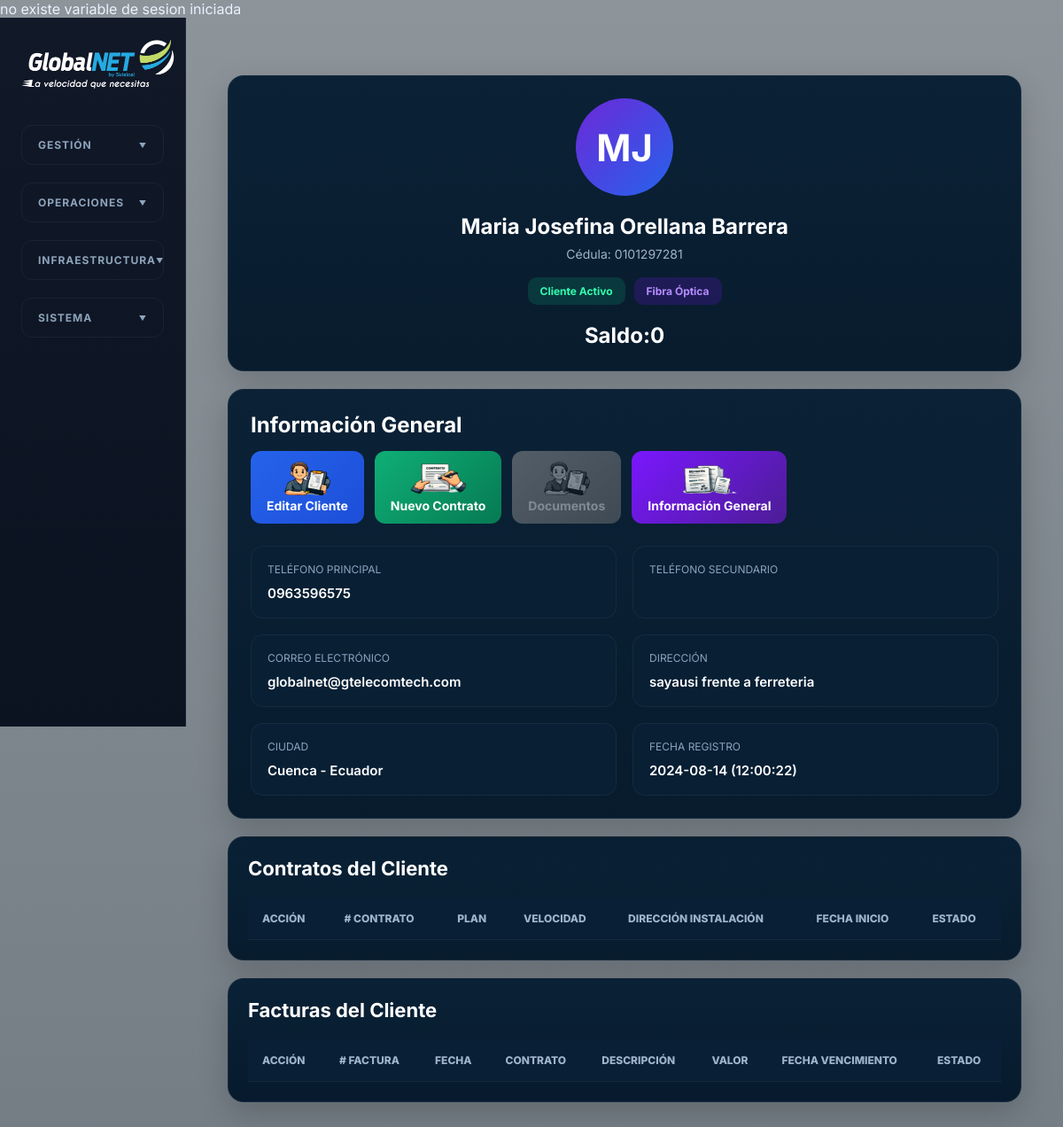
Screenshot of /clientes/historial.php?codigo=0101297281 with the database file from the repository.
### tables this page shows
CREATE TABLE `clientes` (
  `id` varchar(255) NOT NULL DEFAULT 'Sin Asignar',
  `codigo` varchar(255) NOT NULL DEFAULT 'Sin Asignar',
  `nombres` varchar(255) NOT NULL DEFAULT 'Sin Asignar',
  `apellidos` varchar(255) NOT NULL DEFAULT 'Sin Asignar',
  `direccion` varchar(255) NOT NULL DEFAULT 'Sin Asignar',
  `telefono1` varchar(255) NOT NULL DEFAULT 'Sin Asignar',
  `telefono2` varchar(255) NOT NULL DEFAULT 'Sin Asignar',
  `mail` varchar(255) NOT NULL DEFAULT 'Sin Asignar',
  `fecha` varchar(255) NOT NULL DEFAULT 'Sin_Asignar',
  `foto1` varchar(255) NOT NULL DEFAULT '../images/silueta.gif',
  `foto2` varchar(255) NOT NULL DEFAULT '../images/silueta.gif',
  `foto3` varchar(255) NOT NULL DEFAULT '../images/silueta.gif',
  `foto4` varchar(255) NOT NULL DEFAULT '../images/silueta.gif',
  `saldo` int NOT NULL DEFAULT '0',
  `unico` int NOT NULL AUTO_INCREMENT,
  `foto5` varchar(255) NOT NULL DEFAULT '../images/silueta.gif',
  `isp` varchar(255) NOT NULL DEFAULT 'no',
  `proveedorisp` varchar(255) NOT NULL DEFAULT 'Sin_asignar',
  `pct` varchar(255) NOT NULL DEFAULT 'no',
  `procesado` varchar(255) NOT NULL DEFAULT 'no',
  `medio` varchar(255) NOT NULL DEFAULT 'no',
  `fechaprocesado` varchar(255) NOT NULL DEFAULT '0',
  `foto6` varchar(255) NOT NULL DEFAULT '../images/silueta.gif',
  `foto7` varchar(255) NOT NULL DEFAULT '../images/silueta.gif',
  `usuario` varchar(255) NOT NULL DEFAULT '0',
  `contrasena` varchar(255) NOT NULL DEFAULT '0',
  `cedula1` varchar(255) NOT NULL DEFAULT '0',
  `cedula2` varchar(255) NOT NULL DEFAULT '0',
  `planilla` varchar(255) NOT NULL DEFAULT '0',
  `multimedia` varchar(10) NOT NULL DEFAULT 'no',
  `ciudad` varchar(255) NOT NULL DEFAULT '0',
  `representante` varchar(255) NOT NULL DEFAULT 'Sin_Representante',
  `juridica` varchar(255) NOT NULL DEFAULT 'no',
  `fuente` varchar(255) NOT NULL DEFAULT '0',
  `iva` varchar(255) NOT NULL DEFAULT '0',
  PRIMARY KEY (`unico`)
);

### clientes/historial.php (the view, shortened to what this page needs)
<!DOCTYPE html>
<html lang="es">
<head>
<?php
require('../conectar.php');
	?>
  <link rel="stylesheet" href="../css/styles.css" />
</head>
<body>
  <div class="app-shell">
    <aside class="sidebar">
  <a class="brand" href="../resumen/index.php">
    <img src="../img/logo.png" width="186" height="69" alt="Nexus ISP"/>
  </a>
  <nav class="main-nav">
    <details class="menu-section">
      <summary class="menu-label">GESTIÓN</summary>
    </details>
    <details class="menu-section">
      <summary class="menu-label">OPERACIONES</summary>
    </details>
    <details class="menu-section">
      <summary class="menu-label">INFRAESTRUCTURA</summary>
    </details>
    <details class="menu-section">
      <summary class="menu-label">SISTEMA</summary>
    </details>
  </nav>
</aside>
    <main class="content">
		<?php
$codigo = $_GET['codigo'];
$sql = "SELECT * FROM clientes WHERE id='$codigo'";
$query = mysqli_query($conexion,$sql);
if(mysqli_num_rows($query)>0){
    while($row = mysqli_fetch_assoc($query)){
        $id         = $row['id'];
        $nombres    = $row['nombres'];
        $direccion  = $row['direccion'];
        $telefono1  = $row['telefono1'];
        $mail       = $row['mail'];
        $fecha      = $row['fecha'];
    }
}
$sql_suma = "SELECT SUM(total) as total_pendiente
             FROM ventas
             WHERE cliente = '$codigo'
             AND estado = 'pendiente'";
$query_suma = mysqli_query($conexion, $sql_suma);
if ($query_suma) {
    $row_suma = mysqli_fetch_assoc($query_suma);
    $valor_total = $row_suma['total_pendiente'] ?? 0;
} else {
    echo "Error en la consulta: " . mysqli_error($conexion);
}
$palabras = explode(" ", trim($nombres));
$inicial1 = strtoupper(substr($palabras[0],0,1));
$inicial2 = "";
if(isset($palabras[1])){
    $inicial2 = strtoupper(substr($palabras[1],0,1));
}
$iniciales = $inicial1.$inicial2;
?>
<div class="cliente-wrapper">
    <div class="cliente-top">
        <div class="cliente-profile">
            <div class="cliente-avatar">
                <?php echo $iniciales; ?>
            </div>
            <div class="cliente-name">
                <?php echo $nombres ?>
            </div>
            <div class="cliente-id">
                Cédula: <?php echo $id ?>
            </div>
            <div class="cliente-badges">
                <div class="badge badge-activo">
                    Cliente Activo
                </div>
                <div class="badge badge-premium">
                    Fibra Óptica
                </div>
            </div>
		<br>
			 <div class="cliente-name">
                Saldo:<?php echo $valor_total; ?>
            </div>
        </div>
        <div class="cliente-info-panel">
            <div class="cliente-info-header">
                <div>
                    <div class="cliente-info-title">
                        Información General
                    </div>
                </div>
                <div class="cliente-actions">
                    <form
                        action="../clientes/nuevo.php"
                        method="POST"
                        style="display:inline;"
                    >
                        <button
                            type="submit"
                            class="btn-action btn-edit"
                        >
                            <img
                                src="../images/sistema/10.png"
                                width="64"
                                height="38"
                                alt=""
                            >
                            <br>
                            Editar Cliente
                        </button>
                    </form>
                    <form
                        action="../contratos/nuevo.php"
                        method="GET"
                        style="display:inline;"
                    >
                        <button
                            class="btn-action btn-contrato"
                            type="submit"
                        >
                            <img
                                src="../images/sistema/6.png"
                                width="64"
                                height="38"
                                alt=""
                            >
                            <br>
                            Nuevo Contrato
                        </button>
                    </form>
                    <?php
$sqlVerificar = "SELECT COUNT(*) as total FROM ventas WHERE cliente = '" . mysqli_real_escape_string($conexion, $id) . "'";
$queryVerificar = mysqli_query($conexion, $sqlVerificar);
$datos = mysqli_fetch_assoc($queryVerificar);
$hayRegistros = ($datos['total'] > 0);
$estado = $hayRegistros ? '' : 'desactivado';
$link = $hayRegistros ? "documentos.php?codigo=" . htmlspecialchars($id) : '#';
$estilo = $hayRegistros ? 'cursor: pointer;' : 'pointer-events: none; opacity: 0.5; filter: grayscale(100%); cursor: not-allowed;';
?>
<a href="<?php echo $link; ?>"
   class="btn-action btn-proforma <?php echo $estado; ?>"
   style="text-decoration: none; color: inherit; display: inline-block; text-align: center; <?php echo $estilo; ?>">
    <img
        src="../images/sistema/10.png"
        width="64"
        height="38"
        alt="Documentos"
    >
    <br>
    Documentos
</a>
                    <form
                        action="../clientes/informacion.php?codigo=<?php echo $codigo;?>"
                        method="post"
                        name="form2"
                        id="form4"
                    >
                        <button class="btn-action btn-general">
                            <img
                                src="../images/sistema/23.png"
                                width="64"
                                height="38"
                                alt=""
                            >
                            <br>
                            Información General
                        </button>
                    </form>
                </div>
            </div>
            <div class="cliente-grid">
                <div class="info-card">
                    <div class="info-label">
                        Teléfono Principal
                    </div>
                    <div class="info-value">
                        <?php echo $telefono1 ?>
                    </div>
                </div>
                <div class="info-card">
                    <div class="info-label">
                        Teléfono Secundario
                    </div>
                </div>
                <div class="info-card">
                    <div class="info-label">
                        Correo Electrónico
                    </div>
                    <div class="info-value">
                        <?php echo $mail ?>
                    </div>
                </div>
                <div class="info-card">
                    <div class="info-label">
                        Dirección
                    </div>
                    <div class="info-value">
                        <?php echo $direccion ?>
                    </div>
                </div>
                <div class="info-card">
                    <div class="info-label">
                        Ciudad
                    </div>
                    <div class="info-value">
                        Cuenca - Ecuador
                    </div>
                </div>
                <div class="info-card">
                    <div class="info-label">
                        Fecha Registro
                    </div>
                    <div class="info-value">
                        <?php echo $fecha ?>
                    </div>
                </div>
            </div>
        </div>
    </div>
    <div class="cliente-table-panel">
    <div class="cliente-table-title">
        Contratos del Cliente
    </div>
    <div style="overflow:auto;">
        <table class="table-dark">
            <thead>
                <tr>
                    <th>Acción</th>
                    <th># Contrato</th>
                    <th>Plan</th>
                    <th>Velocidad</th>
                    <th>Dirección Instalación</th>
                    <th>Fecha Inicio</th>
                    <th>Estado</th>
                </tr>
            </thead>
        </table>
    </div>
</div>
    <div class="cliente-table-panel">
    <div class="cliente-table-title">
        Facturas del Cliente
    </div>
    <div style="overflow:auto;">
        <table class="table-dark">
            <thead>
                <tr>
                    <th>Acción</th>
                    <th># Factura</th>
                    <th>Fecha</th>
                    <th>Contrato</th>
                    <th>Descripción</th>
                    <th>Valor</th>
                    <th>Fecha Vencimiento</th>
                    <th>Estado</th>
                </tr>
            </thead>
        </table>
    </div>
</div>
</div>
</main>
  </div>
</body>
</html>

### clientes/historial.php (style rules this page uses)
.menu-section summary { list-style: none; cursor: pointer; padding: 12px 20px; font-size: 0.75rem; color: var(--muted); font-weight: 800; letter-spacing: 0.1em; display: flex; justify-content: space-between; align-items: center; transition: color 0.3s; }
.menu-section summary::after { content: "chevron-down"; content: "▼"; font-size: 8px; transition: transform 0.4s cubic-bezier(0.4, 0, 0.2, 1); }
.sidebar { background:linear-gradient(180deg,#111827,#0b1220); }
.menu-section { border:1px solid rgba(255,255,255,.05);border-radius:12px;margin:8px;overflow:hidden;transition:.3s }
.menu-section summary { list-style:none;cursor:pointer;padding:14px 18px;font-weight:700;letter-spacing:.08em }
.menu-section summary::after { content:"▼";float:right;transition:.3s }

### rows the page displays
clientes: nombres "MJ", nombres "Maria Josefina Orellana Barrera", id "0101297281", telefono1 "0963596575", mail "globalnet@gtelecomtech.com", direccion "sayausi frente a ferreteria", fecha "2024-08-14 (12:00:22)"

### other values shown
$valor_total "0"
